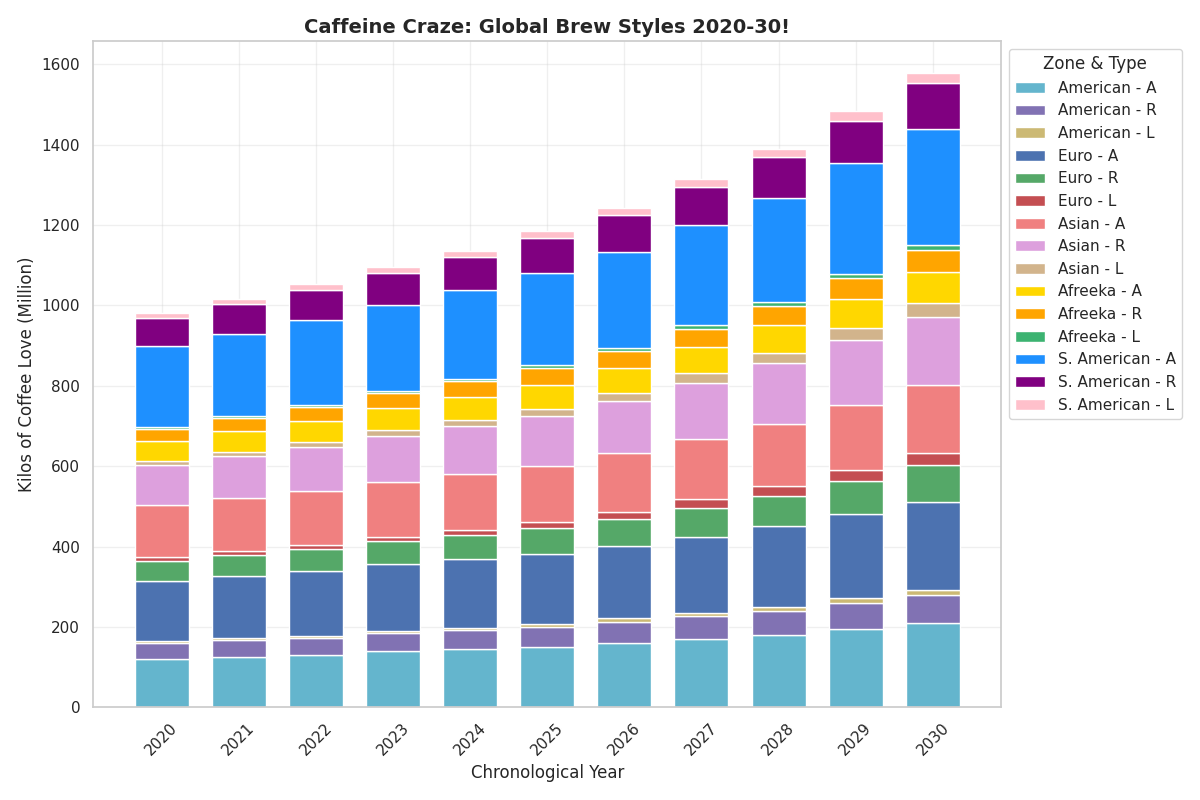

The script that drew this image:
import matplotlib.pyplot as plt
import numpy as np

years = np.arange(2020, 2031)

north_america_arabica = [120, 125, 130, 140, 145, 150, 160, 170, 180, 195, 210]
north_america_robusta = [40, 42, 43, 45, 47, 50, 53, 56, 60, 65, 70]
north_america_liberica = [5, 5, 5, 6, 6, 7, 8, 9, 10, 11, 12]

europe_arabica = [150, 155, 160, 165, 170, 175, 180, 190, 200, 210, 220]
europe_robusta = [50, 52, 55, 57, 60, 63, 67, 72, 77, 83, 90]
europe_liberica = [8, 9, 10, 12, 14, 16, 19, 21, 24, 27, 30]

asia_arabica = [130, 132, 134, 136, 138, 140, 145, 150, 155, 162, 170]
asia_robusta = [100, 105, 110, 115, 120, 125, 130, 140, 150, 160, 170]
asia_liberica = [10, 11, 12, 13, 15, 17, 20, 23, 26, 30, 35]

africa_arabica = [50, 52, 54, 56, 58, 60, 62, 65, 68, 72, 76]
africa_robusta = [30, 32, 34, 36, 38, 40, 42, 45, 48, 52, 55]
africa_liberica = [5, 5, 6, 6, 7, 8, 8, 9, 10, 11, 12]

south_america_arabica = [200, 205, 210, 215, 220, 230, 240, 250, 260, 275, 290]
south_america_robusta = [70, 73, 75, 78, 82, 86, 90, 95, 100, 106, 112]
south_america_liberica = [12, 13, 14, 15, 16, 17, 18, 20, 22, 24, 26]

cumulative_north_america = np.array(north_america_arabica) + np.array(north_america_robusta) + np.array(north_america_liberica)
cumulative_europe = cumulative_north_america + np.array(europe_arabica) + np.array(europe_robusta) + np.array(europe_liberica)
cumulative_asia = cumulative_europe + np.array(asia_arabica) + np.array(asia_robusta) + np.array(asia_liberica)
cumulative_africa = cumulative_asia + np.array(africa_arabica) + np.array(africa_robusta) + np.array(africa_liberica)

fig, ax = plt.subplots(figsize=(12, 8))

ax.bar(years, north_america_arabica, label='American - A', color='c', width=0.7)
ax.bar(years, north_america_robusta, bottom=north_america_arabica, label='American - R', color='m', width=0.7)
ax.bar(years, north_america_liberica, bottom=np.array(north_america_arabica) + np.array(north_america_robusta), label='American - L', color='y', width=0.7)

ax.bar(years, europe_arabica, bottom=np.array(cumulative_north_america), label='Euro - A', color='b', width=0.7)
ax.bar(years, europe_robusta, bottom=np.array(cumulative_north_america) + np.array(europe_arabica), label='Euro - R', color='g', width=0.7)
ax.bar(years, europe_liberica, bottom=np.array(cumulative_north_america) + np.array(europe_arabica) + np.array(europe_robusta), label='Euro - L', color='r', width=0.7)

ax.bar(years, asia_arabica, bottom=np.array(cumulative_europe), label='Asian - A', color='lightcoral', width=0.7)
ax.bar(years, asia_robusta, bottom=np.array(cumulative_europe) + np.array(asia_arabica), label='Asian - R', color='plum', width=0.7)
ax.bar(years, asia_liberica, bottom=np.array(cumulative_europe) + np.array(asia_arabica) + np.array(asia_robusta), label='Asian - L', color='tan', width=0.7)

ax.bar(years, africa_arabica, bottom=np.array(cumulative_asia), label='Afreeka - A', color='gold', width=0.7)
ax.bar(years, africa_robusta, bottom=np.array(cumulative_asia) + np.array(africa_arabica), label='Afreeka - R', color='orange', width=0.7)
ax.bar(years, africa_liberica, bottom=np.array(cumulative_asia) + np.array(africa_arabica) + np.array(africa_robusta), label='Afreeka - L', color='mediumseagreen', width=0.7)

ax.bar(years, south_america_arabica, bottom=np.array(cumulative_africa), label='S. American - A', color='dodgerblue', width=0.7)
ax.bar(years, south_america_robusta, bottom=np.array(cumulative_africa) + np.array(south_america_arabica), label='S. American - R', color='purple', width=0.7)
ax.bar(years, south_america_liberica, bottom=np.array(cumulative_africa) + np.array(south_america_arabica) + np.array(south_america_robusta), label='S. American - L', color='pink', width=0.7)

ax.set_title("Caffeine Craze: Global Brew Styles 2020-30!", fontsize=14, fontweight='bold')
ax.set_xlabel("Chronological Year", fontsize=12)
ax.set_ylabel("Kilos of Coffee Love (Million)", fontsize=12)
ax.legend(loc='upper left', bbox_to_anchor=(1, 1), title='Zone & Type')
ax.grid(alpha=0.3)
plt.xticks(years, rotation=45)
plt.tight_layout()
plt.show()
